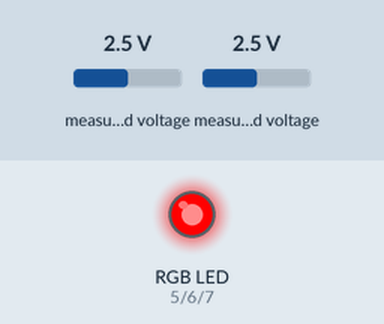
This sketch was run on a simulated Arduino Uno, built with avr-gcc and run on an emulated ATmega328P. Parts: an RGB LED mixed from three pins (HIGH = lit). The test bench sets the inputs (shaded band); at power-on: measured voltage 2.5 V. What the sketch prints to the serial monitor is not drawn.

Above: at 0.5 s.
At 1.2 s:
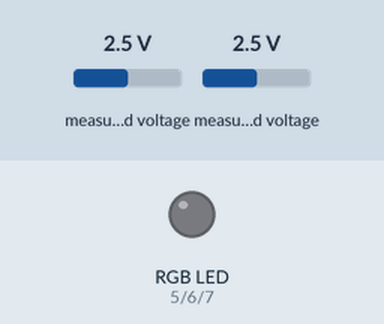
At 1.9 s:
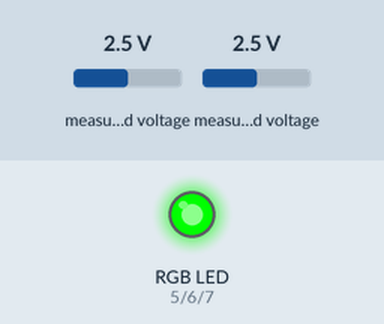
At 3.4 s:
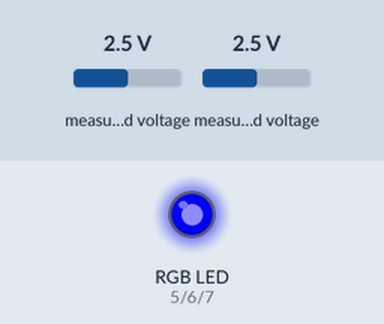
Timing chart, 0 to 5.6 s (numbered marks = the images above):
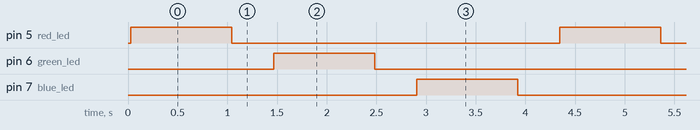

The sketch:

RGB_Sampler_Edit1.ino
```cpp
//Oguz Yetkin OY 8/4/2021
//self-calibrating sensor for Buoy project.
//each blank measurement will be subtracted from the immediately read color

#include <Wire.h>
//#include <Adafruit_ADS1015.h>
#include <Adafruit_ADS1X15.h>
//#include <Adafruit_ADS1015.h>
Adafruit_ADS1115 ads;  /* Use this for the 16-bit version */
//Adafruit_ADS1015 ads;     /* Use thi for the 12-bit version */

int red_led = 5;
int green_led = 6;
int blue_led = 7;

int16_t blank_valuer = 0;
int16_t red_value = 0;
int16_t blank_valueg = 0;
int16_t green_value = 0;
int16_t blank_valueb = 0;
int16_t blue_value =  0;
int16_t blank_value2r = 0;
int16_t red_value2 = 0;
int16_t blank_value2g = 0;
int16_t green_value2 = 0;
int16_t blank_value2b = 0;
int16_t blue_value2 =  0;
int delay_intersample = 400;
int delay_intertest = 500;
int delay_blank = 5;  //keep this short
void setup(void)
{
  Serial.begin(9600);
  pinMode(red_led, OUTPUT);
  pinMode(green_led, OUTPUT);
  pinMode(blue_led, OUTPUT);
  digitalWrite(red_led, LOW);
  digitalWrite(green_led, LOW);
  digitalWrite(blue_led, LOW);
  //Serial.println("Hello!");

  //  Serial.println("Getting single-ended readings from AIN0..3");
  //  Serial.println("ADC Range: +/- 6.144V (1 bit = 3mV/ADS1015, 0.1875mV/ADS1115)");

  // The ADC input range (or gain) can be changed via the following
  // functions, but be careful never to exceed VDD +0.3V max, or to
  // exceed the upper and lower limits if you adjust the input range!
  // Setting these values incorrectly may destroy your ADC!
  //                                                                ADS1015  ADS1115
  //                                                                -------  -------
  // ads.setGain(GAIN_TWOTHIRDS);  // 2/3x gain +/- 6.144V  1 bit = 3mV      0.1875mV (default)
  // ads.setGain(GAIN_ONE);        // 1x gain   +/- 4.096V  1 bit = 2mV      0.125mV
  ads.setGain(GAIN_TWO);        // 2x gain   +/- 2.048V  1 bit = 1mV      0.0625mV
  //ads.setGain(GAIN_FOUR);       // 4x gain   +/- 1.024V  1 bit = 0.5mV    0.03125mV
  //ads.setGain(GAIN_EIGHT);      // 8x gain   +/- 0.512V  1 bit = 0.25mV   0.015625mV
  // ads.setGain(GAIN_SIXTEEN);    // 16x gain  +/- 0.256V  1 bit = 0.125mV  0.0078125mV

  ads.begin();
  Serial.println();
  Serial.println("red_value,green_value,blue_value,red_value2,green_value2,blue_value2");
}

void loop(void)
{
  int16_t adc0, adc1, adc2, adc3;

  blank_valuer = ads.readADC_SingleEnded(0);
  blank_value2r = ads.readADC_SingleEnded(1);
  //blank_value2 = ads.readADC_SingleEnded(1);

  delay(delay_blank);
  digitalWrite(red_led, HIGH);
  delay(1000);
  red_value = ads.readADC_SingleEnded(0);
  red_value2 = ads.readADC_SingleEnded(1);
  digitalWrite(red_led, LOW);
  delay(delay_intersample);

  blank_valueg = ads.readADC_SingleEnded(0);
  blank_value2g = ads.readADC_SingleEnded(1);
  //blank_value2 = ads.readADC_SingleEnded(1);
  delay(delay_blank);
  digitalWrite(green_led, HIGH);
    delay(1000);
  green_value = ads.readADC_SingleEnded(0);
  green_value2 = ads.readADC_SingleEnded(1);
  digitalWrite(green_led, LOW);
  delay(delay_intersample);


  blank_valueb = ads.readADC_SingleEnded(0);
  blank_value2b = ads.readADC_SingleEnded(1);
  //blank_value2 = ads.readADC_SingleEnded(1);
  delay(delay_blank);
  digitalWrite(blue_led, HIGH);
  delay(1000);
  blue_value = ads.readADC_SingleEnded(0);
  blue_value2 = ads.readADC_SingleEnded(1);
  digitalWrite(blue_led, LOW);
  delay(delay_intersample);


  //  int16_t red_v=(red_value-blank_value);
  //  int16_t green_v= (green_value-blank_value);
  //  int16_t blue_v= ( blue_value - blank_value);
//  Serial.print(blank_valuer); Serial.print(", ");
//  Serial.print(red_value); Serial.print(", ");
//  Serial.print(blank_valueg); Serial.print(", ");
//  Serial.print(green_value); Serial.print(", ");
//  Serial.print(blank_valueb); Serial.print(", ");
//  Serial.print(blue_value); Serial.print(", ");
//  Serial.print(blank_value2r); Serial.print(", ");
//  Serial.print(red_value2); Serial.print(", ");
//  Serial.print(blank_value2g); Serial.print(", ");
//  Serial.print(green_value2); Serial.print(", ");
//  Serial.print(blank_value2b); Serial.print(", ");
//  Serial.print(blue_value2);


  //Serial.print(blank_valuer); Serial.print(", ");
  Serial.print(red_value-blank_valuer); Serial.print(", ");
  //Serial.print(blank_valueg); Serial.print(", ");
  Serial.print(green_value-blank_valueg); Serial.print(", ");
  //Serial.print(blank_valueb); Serial.print(", ");
  Serial.print(blue_value-blank_valueb); Serial.print(", ");
  //Serial.print(blank_value2r); Serial.print(", ");
  Serial.print(red_value2-blank_value2r); Serial.print(", ");
  //Serial.print(blank_value2g); Serial.print(", ");
  Serial.print(green_value2-blank_value2g); Serial.print(", ");
  //Serial.print(blank_value2b); Serial.print(", ");
  Serial.print(blue_value2-blank_value2b);

  Serial.println();


  //  adc1 = ads.readADC_SingleEnded(1);
  //  adc2 = ads.readADC_SingleEnded(2);
  //  adc3 = ads.readADC_SingleEnded(3);
  //  Serial.print("AIN0: "); Serial.println(adc0);
  //  Serial.print("AIN1: "); Serial.println(adc1);
  //  Serial.print("AIN2: "); Serial.println(adc2);
  //  Serial.print("AIN3: "); Serial.println(adc3);
  //  Serial.println(" ");
  // Serial.println(adc0);

  delay(1);
}
```

Measured:
- by itself, pin 5 (red_led), pin 6 (green_led), pin 7 (blue_led): alternates HIGH for 1.0 s and LOW for 3.3 s
- by itself, everything shown: repeats every 4.3 s, in 6 steps
